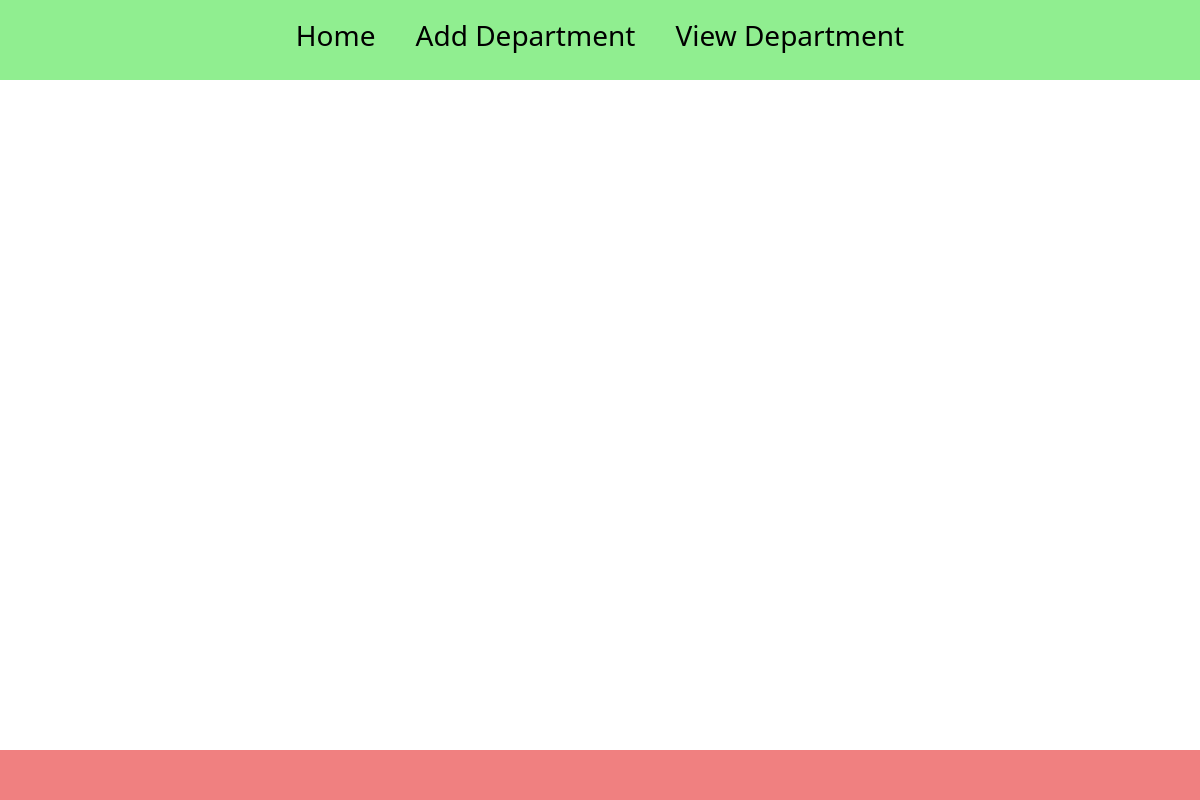
The app's page /office/deptlist, older data.
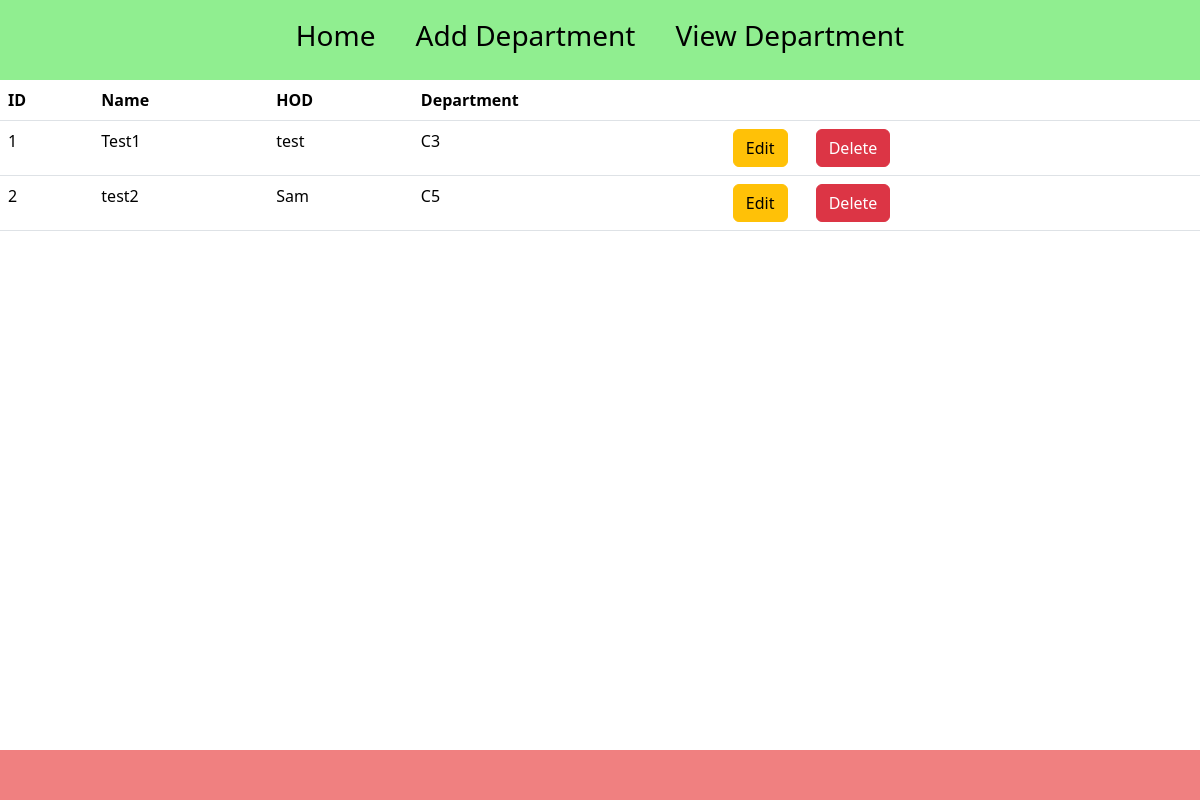
The same page, newer data.
### office/models.py (models this page shows)
class Department(models.Model):
    name=models.CharField(max_length=100)
    hod=models.CharField(max_length=100)
    dept_room=models.CharField(max_length=50)

### office/views.py (the view)
# urls.py: path('deptlist',DeptListView.as_view(),name="dptlistv"),
class DeptListView(View):
    def get(self,req):
        data = Department.objects.all()
        return render(req,"deptlist.html",{'data':data})

### office/templates/deptlist.html (shortened to what this page needs)
{% extends "base.html" %}
{% block base %}
{% if data %}
<table class="table">
    <thead>
        <tr>
            <th>ID</th>
            <th>Name</th>
            <th>HOD</th>
            <th>Department</th>
            <th></th>
        </tr>
    </thead>
    <tbody>
        {% for i in data %}
        <tr>
            <td>{{i.id}}</td>
            <td>{{i.name}}</td>
            <td>{{i.hod}}</td>
            <td>{{i.dept_room}}</td>
            <td>
                <a href="{% url 'editdept' i.id %}" class="btn btn-warning me-4 ">Edit</a>
                <a href="{% url 'dltdptview' i.id %}" class="btn btn-danger">Delete</a>
            </td>
        </tr>
        {% endfor %}
    </tbody>
</table>
{% endif %}
{% endblock base %}

Row changes from the older to the newer data that the page shows:
added Department: id "1", name "Test1", hod "test", dept_room "C3"
added Department: id "2", name "test2", hod "Sam", dept_room "C5"
Text that changed along with them:
text now shown: "ID Name HOD Department"
